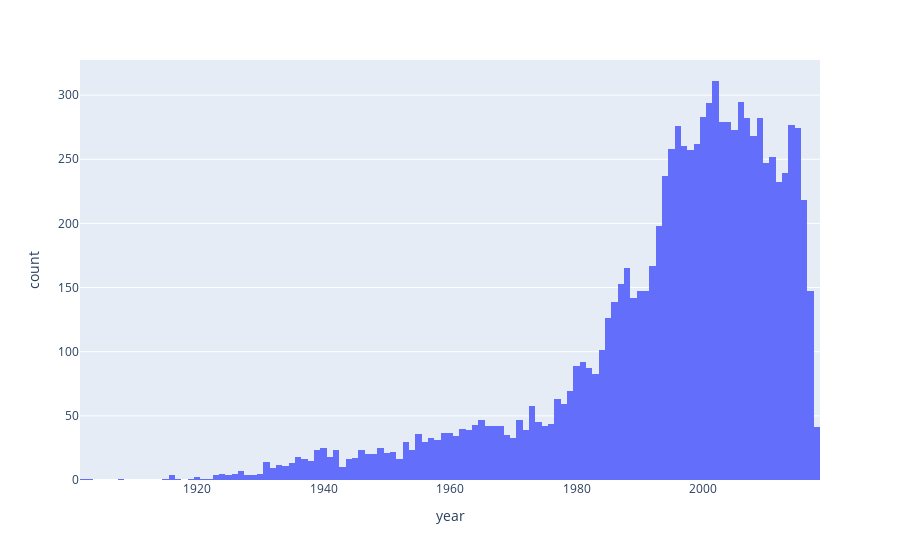

Here is the notebook cell this chart was saved with:
### Code cell
fig = px.histogram(df_movies, x="year")
fig.show()

### Figure 1 — Plotly figure (JSON) as saved in the notebook; plotly's stock layout.template omitted (floating-point values rounded to 4 significant figures; data arrays with more than 128 entries replaced by an {"elided": "..."} marker saying what was removed)
{"data": [{"alignmentgroup": "True", "bingroup": "x", "hovertemplate": "year=%{x}<br>count=%{y}<extra></extra>", "legendgroup": "", "marker": {"color": "#636efa", "pattern": {"shape": ""}}, "name": "", "offsetgroup": "", "orientation": "v", "showlegend": false, "type": "histogram", "x": {"elided": "9718 int values"}, "xaxis": "x", "yaxis": "y"}], "layout": {"barmode": "relative", "legend": {"tracegroupgap": 0}, "margin": {"t": 60}, "xaxis": {"anchor": "y", "domain": [0, 1], "title": {"text": "year"}}, "yaxis": {"anchor": "x", "domain": [0, 1], "title": {"text": "count"}}}}
